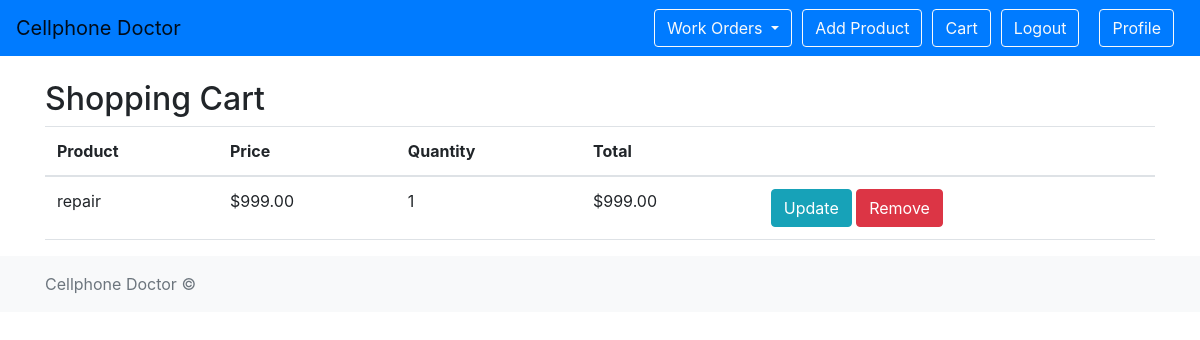
Page /shop/view_cart/ (signed in) on the committed database.
### shop/models.py (models this page shows, shortened)
class ShoppingCartItem(models.Model):
    user = models.ForeignKey(User, on_delete=models.CASCADE)
    product = models.ForeignKey(Product, on_delete=models.CASCADE)
    quantity = models.PositiveIntegerField(default=1)
    def get_total_price(self):
        return self.product.price * self.quantity

class Product(models.Model):
    name = models.CharField(max_length=255)
    description = models.TextField()
    price = models.DecimalField(max_digits=10, decimal_places=2)
    image = models.ImageField(upload_to='products/', null=True, blank=True)

### shop/views.py (the view)
# urls.py: path('view_cart/', views.view_cart, name='view_cart'),
@login_required
def view_cart(request):
    cart_items = ShoppingCartItem.objects.filter(user=request.user)
    return render(request, 'shop/view_cart.html', {'cart_items': cart_items})

### shop/templates/shop/view_cart.html
{% extends 'base.html' %}
{% block content %}
  <h2>Shopping Cart</h2>
  <table class="table">
    <thead>
      <tr>
        <th>Product</th>
        <th>Price</th>
        <th>Quantity</th>
        <th>Total</th>
        <th></th>
      </tr>
    </thead>
    <tbody>
      {% for cart_item in cart_items %}
        <tr>
          <td>{{ cart_item.product.name }}</td>
          <td>${{ cart_item.product.price }}</td>
          <td>{{ cart_item.quantity }}</td>
          <td>${{ cart_item.get_total_price }}</td>
          <td>
            <a href="{% url 'shop:update_cart' cart_item.id %}" class="btn btn-info">Update</a>
            <a href="{% url 'shop:remove_from_cart' cart_item.id %}" class="btn btn-danger">Remove</a>
            </td>
            </tr>
            {% endfor %}
            </tbody>
              </table>
            {% endblock %}

### rows in the picture
ShoppingCartItem: product.name "repair", product.price "999.00", quantity "1", get_total_price "999.00"
